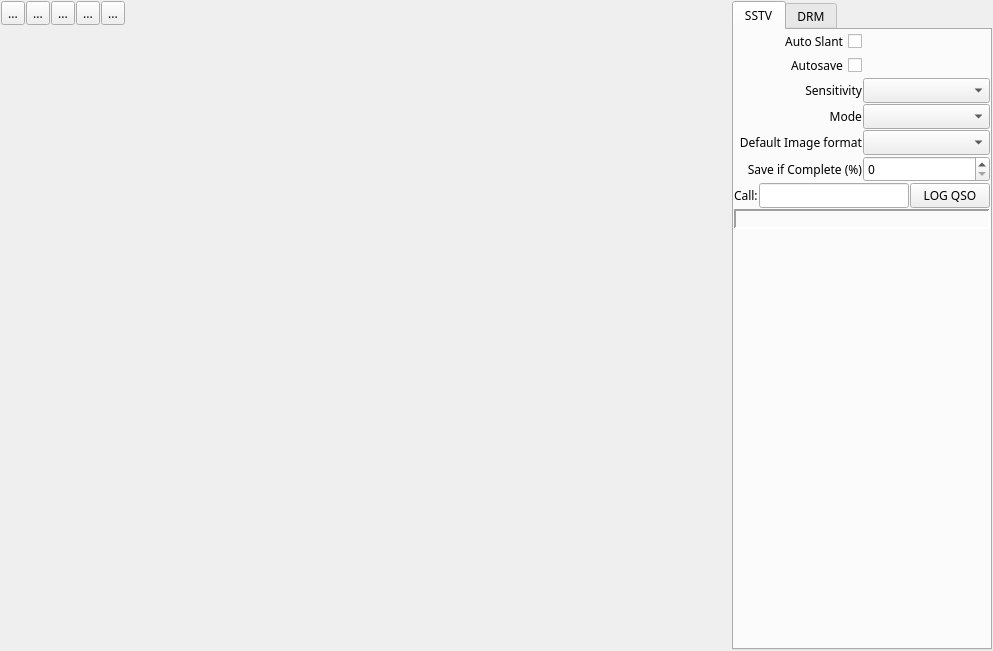
<?xml version="1.0" encoding="UTF-8"?>
<ui version="4.0">
 <class>rxWidget</class>
 <widget class="QWidget" name="rxWidget">
  <property name="geometry">
   <rect>
    <x>0</x>
    <y>0</y>
    <width>993</width>
    <height>651</height>
   </rect>
  </property>
  <property name="sizePolicy">
   <sizepolicy hsizetype="Preferred" vsizetype="Preferred">
    <horstretch>0</horstretch>
    <verstretch>0</verstretch>
   </sizepolicy>
  </property>
  <property name="minimumSize">
   <size>
    <width>0</width>
    <height>20</height>
   </size>
  </property>
  <property name="font">
   <font>
    <family>Ubuntu Mono</family>
    <pointsize>9</pointsize>
    <weight>50</weight>
    <italic>false</italic>
    <bold>false</bold>
   </font>
  </property>
  <property name="windowTitle">
   <string>Form</string>
  </property>
  <layout class="QVBoxLayout" name="verticalLayout_3">
   <property name="spacing">
    <number>1</number>
   </property>
   <property name="leftMargin">
    <number>1</number>
   </property>
   <property name="topMargin">
    <number>1</number>
   </property>
   <property name="rightMargin">
    <number>1</number>
   </property>
   <property name="bottomMargin">
    <number>1</number>
   </property>
   <item>
    <layout class="QHBoxLayout" name="horizontalLayout_4" stretch="2,0,0">
     <property name="spacing">
      <number>1</number>
     </property>
     <item>
      <layout class="QVBoxLayout" name="verticalLayout_4" stretch="0,0">
       <item>
        <layout class="QHBoxLayout" name="horizontalLayout_3">
         <item>
          <widget class="QToolButton" name="startToolButton">
           <property name="toolTip">
            <string>Start receiver</string>
           </property>
           <property name="statusTip">
            <string>Status Start receiver</string>
           </property>
           <property name="text">
            <string>...</string>
           </property>
           <property name="icon">
            <iconset resource="../qsstv.qrc">
             <normaloff>:/icons/start.png</normaloff>:/icons/start.png</iconset>
           </property>
          </widget>
         </item>
         <item>
          <widget class="QToolButton" name="stopToolButton">
           <property name="toolTip">
            <string>Stop receiver</string>
           </property>
           <property name="statusTip">
            <string>Stop receiver</string>
           </property>
           <property name="text">
            <string>...</string>
           </property>
           <property name="icon">
            <iconset resource="../qsstv.qrc">
             <normaloff>:/icons/stop.png</normaloff>:/icons/stop.png</iconset>
           </property>
          </widget>
         </item>
         <item>
          <widget class="QToolButton" name="resyncToolButton">
           <property name="toolTip">
            <string>Restart receiver</string>
           </property>
           <property name="statusTip">
            <string>Restart receiver</string>
           </property>
           <property name="text">
            <string>...</string>
           </property>
           <property name="icon">
            <iconset resource="../qsstv.qrc">
             <normaloff>:/icons/replay.png</normaloff>:/icons/replay.png</iconset>
           </property>
          </widget>
         </item>
         <item>
          <widget class="QToolButton" name="saveToolButton">
           <property name="toolTip">
            <string>Save image</string>
           </property>
           <property name="statusTip">
            <string>Save Image</string>
           </property>
           <property name="text">
            <string>...</string>
           </property>
           <property name="icon">
            <iconset resource="../qsstv.qrc">
             <normaloff>:/icons/filesave.png</normaloff>:/icons/filesave.png</iconset>
           </property>
          </widget>
         </item>
         <item>
          <widget class="QToolButton" name="eraseToolButton">
           <property name="text">
            <string>...</string>
           </property>
           <property name="icon">
            <iconset resource="../qsstv.qrc">
             <normaloff>:/icons/eraser.png</normaloff>:/icons/eraser.png</iconset>
           </property>
          </widget>
         </item>
         <item>
          <spacer name="horizontalSpacer">
           <property name="orientation">
            <enum>Qt::Horizontal</enum>
           </property>
           <property name="sizeHint" stdset="0">
            <size>
             <width>40</width>
             <height>20</height>
            </size>
           </property>
          </spacer>
         </item>
        </layout>
       </item>
       <item>
        <widget class="imageViewer" name="imageFrame" native="true">
         <property name="sizePolicy">
          <sizepolicy hsizetype="Preferred" vsizetype="Preferred">
           <horstretch>1</horstretch>
           <verstretch>1</verstretch>
          </sizepolicy>
         </property>
         <property name="minimumSize">
          <size>
           <width>280</width>
           <height>200</height>
          </size>
         </property>
         <property name="maximumSize">
          <size>
           <width>16777215</width>
           <height>16777215</height>
          </size>
         </property>
        </widget>
       </item>
      </layout>
     </item>
     <item>
      <layout class="QVBoxLayout" name="verticalLayout_5">
       <property name="spacing">
        <number>2</number>
       </property>
       <item>
        <widget class="vuMeter" name="syncWidget" native="true">
         <property name="minimumSize">
          <size>
           <width>18</width>
           <height>0</height>
          </size>
         </property>
         <property name="maximumSize">
          <size>
           <width>18</width>
           <height>16777215</height>
          </size>
         </property>
        </widget>
       </item>
       <item>
        <widget class="vuMeter" name="vuWidget" native="true">
         <property name="minimumSize">
          <size>
           <width>18</width>
           <height>0</height>
          </size>
         </property>
         <property name="maximumSize">
          <size>
           <width>18</width>
           <height>16777215</height>
          </size>
         </property>
        </widget>
       </item>
      </layout>
     </item>
     <item>
      <widget class="QTabWidget" name="settingsTableWidget">
       <property name="enabled">
        <bool>true</bool>
       </property>
       <property name="sizePolicy">
        <sizepolicy hsizetype="Fixed" vsizetype="Expanding">
         <horstretch>0</horstretch>
         <verstretch>0</verstretch>
        </sizepolicy>
       </property>
       <property name="minimumSize">
        <size>
         <width>0</width>
         <height>0</height>
        </size>
       </property>
       <property name="maximumSize">
        <size>
         <width>16777215</width>
         <height>16777215</height>
        </size>
       </property>
       <property name="currentIndex">
        <number>0</number>
       </property>
       <widget class="QWidget" name="sstvTab">
        <attribute name="title">
         <string>SSTV</string>
        </attribute>
        <layout class="QVBoxLayout" name="verticalLayout_2">
         <property name="spacing">
          <number>1</number>
         </property>
         <property name="leftMargin">
          <number>0</number>
         </property>
         <property name="topMargin">
          <number>0</number>
         </property>
         <property name="rightMargin">
          <number>0</number>
         </property>
         <property name="bottomMargin">
          <number>0</number>
         </property>
         <item>
          <layout class="QGridLayout" name="gridLayout_2">
           <property name="spacing">
            <number>1</number>
           </property>
           <item row="4" column="2">
            <widget class="QComboBox" name="defaultImageFormatComboBox"/>
           </item>
           <item row="2" column="0">
            <widget class="QLabel" name="sensitivityLabel">
             <property name="toolTip">
              <string>Sensitivity - Higher is more sensitive</string>
             </property>
             <property name="statusTip">
              <string>Sensitivity - Higher is more sensitive</string>
             </property>
             <property name="text">
              <string>Sensitivity</string>
             </property>
             <property name="alignment">
              <set>Qt::AlignRight|Qt::AlignTrailing|Qt::AlignVCenter</set>
             </property>
            </widget>
           </item>
           <item row="4" column="0">
            <widget class="QLabel" name="imageFormatLabel">
             <property name="text">
              <string>Default Image format</string>
             </property>
             <property name="alignment">
              <set>Qt::AlignRight|Qt::AlignTrailing|Qt::AlignVCenter</set>
             </property>
            </widget>
           </item>
           <item row="3" column="0">
            <widget class="QLabel" name="modeLabel">
             <property name="text">
              <string>Mode</string>
             </property>
             <property name="alignment">
              <set>Qt::AlignRight|Qt::AlignTrailing|Qt::AlignVCenter</set>
             </property>
            </widget>
           </item>
           <item row="1" column="0">
            <widget class="QCheckBox" name="autoSaveCheckBox">
             <property name="toolTip">
              <string>Save image when complete</string>
             </property>
             <property name="statusTip">
              <string>Save image when complete</string>
             </property>
             <property name="layoutDirection">
              <enum>Qt::RightToLeft</enum>
             </property>
             <property name="text">
              <string>Autosave</string>
             </property>
            </widget>
           </item>
           <item row="3" column="2">
            <widget class="QComboBox" name="sstvModeComboBox"/>
           </item>
           <item row="2" column="2">
            <widget class="QComboBox" name="sensitivityComboBox"/>
           </item>
           <item row="0" column="0">
            <widget class="QCheckBox" name="autoSlantAdjustCheckBox">
             <property name="toolTip">
              <string>Correct slant automatically</string>
             </property>
             <property name="statusTip">
              <string>Correct slant automatically</string>
             </property>
             <property name="layoutDirection">
              <enum>Qt::RightToLeft</enum>
             </property>
             <property name="text">
              <string>Auto Slant</string>
             </property>
            </widget>
           </item>
           <item row="5" column="0">
            <widget class="QLabel" name="saveLabel">
             <property name="text">
              <string>Save if Complete (%)</string>
             </property>
             <property name="alignment">
              <set>Qt::AlignRight|Qt::AlignTrailing|Qt::AlignVCenter</set>
             </property>
            </widget>
           </item>
           <item row="5" column="2">
            <widget class="QSpinBox" name="completeSpinBox"/>
           </item>
          </layout>
         </item>
         <item>
          <layout class="QHBoxLayout" name="horizontalLayout" stretch="0,0,0">
           <item>
            <widget class="QLabel" name="callLabel">
             <property name="text">
              <string>Call:</string>
             </property>
            </widget>
           </item>
           <item>
            <widget class="QLineEdit" name="callLineEdit"/>
           </item>
           <item>
            <widget class="QPushButton" name="logPushButton">
             <property name="text">
              <string>LOG QSO</string>
             </property>
            </widget>
           </item>
          </layout>
         </item>
         <item>
          <widget class="QLabel" name="sstvStatusLineEdit">
           <property name="minimumSize">
            <size>
             <width>0</width>
             <height>0</height>
            </size>
           </property>
           <property name="frameShape">
            <enum>QFrame::Panel</enum>
           </property>
           <property name="frameShadow">
            <enum>QFrame::Sunken</enum>
           </property>
           <property name="lineWidth">
            <number>2</number>
           </property>
           <property name="text">
            <string/>
           </property>
          </widget>
         </item>
         <item>
          <spacer name="verticalSpacer">
           <property name="orientation">
            <enum>Qt::Vertical</enum>
           </property>
           <property name="sizeHint" stdset="0">
            <size>
             <width>17</width>
             <height>0</height>
            </size>
           </property>
          </spacer>
         </item>
        </layout>
       </widget>
       <widget class="QWidget" name="drmTab">
        <attribute name="title">
         <string>DRM</string>
        </attribute>
        <layout class="QVBoxLayout" name="verticalLayout_6" stretch="0,0,0,1,0,0">
         <property name="spacing">
          <number>1</number>
         </property>
         <property name="leftMargin">
          <number>0</number>
         </property>
         <property name="topMargin">
          <number>0</number>
         </property>
         <property name="rightMargin">
          <number>0</number>
         </property>
         <property name="bottomMargin">
          <number>0</number>
         </property>
         <item>
          <widget class="drmStatusFrame" name="drmStatusWidget">
           <property name="minimumSize">
            <size>
             <width>0</width>
             <height>120</height>
            </size>
           </property>
           <property name="frameShape">
            <enum>QFrame::StyledPanel</enum>
           </property>
           <property name="frameShadow">
            <enum>QFrame::Raised</enum>
           </property>
          </widget>
         </item>
         <item>
          <widget class="QPlainTextEdit" name="drmStatusLineEdit">
           <property name="sizePolicy">
            <sizepolicy hsizetype="Preferred" vsizetype="Preferred">
             <horstretch>0</horstretch>
             <verstretch>0</verstretch>
            </sizepolicy>
           </property>
           <property name="minimumSize">
            <size>
             <width>0</width>
             <height>0</height>
            </size>
           </property>
           <property name="maximumSize">
            <size>
             <width>16777215</width>
             <height>40</height>
            </size>
           </property>
           <property name="readOnly">
            <bool>true</bool>
           </property>
          </widget>
         </item>
         <item>
          <layout class="QHBoxLayout" name="horizontalLayout_5">
           <item>
            <layout class="QVBoxLayout" name="drmLayout4" stretch="0,1">
             <property name="spacing">
              <number>1</number>
             </property>
             <item>
              <widget class="QLabel" name="drmFACLabel">
               <property name="text">
                <string>FAC</string>
               </property>
               <property name="alignment">
                <set>Qt::AlignCenter</set>
               </property>
              </widget>
             </item>
             <item>
              <widget class="drmConstellationFrame" name="drmFACWidget">
               <property name="minimumSize">
                <size>
                 <width>0</width>
                 <height>85</height>
                </size>
               </property>
               <property name="maximumSize">
                <size>
                 <width>16777215</width>
                 <height>120</height>
                </size>
               </property>
               <property name="palette">
                <palette>
                 <active>
                  <colorrole role="WindowText">
                   <brush brushstyle="SolidPattern">
                    <color alpha="255">
                     <red>76</red>
                     <green>76</green>
                     <blue>76</blue>
                    </color>
                   </brush>
                  </colorrole>
                  <colorrole role="Light">
                   <brush brushstyle="SolidPattern">
                    <color alpha="255">
                     <red>197</red>
                     <green>197</green>
                     <blue>197</blue>
                    </color>
                   </brush>
                  </colorrole>
                  <colorrole role="Dark">
                   <brush brushstyle="SolidPattern">
                    <color alpha="255">
                     <red>0</red>
                     <green>0</green>
                     <blue>0</blue>
                    </color>
                   </brush>
                  </colorrole>
                  <colorrole role="Text">
                   <brush brushstyle="SolidPattern">
                    <color alpha="255">
                     <red>60</red>
                     <green>60</green>
                     <blue>60</blue>
                    </color>
                   </brush>
                  </colorrole>
                  <colorrole role="ButtonText">
                   <brush brushstyle="SolidPattern">
                    <color alpha="255">
                     <red>76</red>
                     <green>76</green>
                     <blue>76</blue>
                    </color>
                   </brush>
                  </colorrole>
                 </active>
                 <inactive>
                  <colorrole role="WindowText">
                   <brush brushstyle="SolidPattern">
                    <color alpha="255">
                     <red>76</red>
                     <green>76</green>
                     <blue>76</blue>
                    </color>
                   </brush>
                  </colorrole>
                  <colorrole role="Light">
                   <brush brushstyle="SolidPattern">
                    <color alpha="255">
                     <red>197</red>
                     <green>197</green>
                     <blue>197</blue>
                    </color>
                   </brush>
                  </colorrole>
                  <colorrole role="Dark">
                   <brush brushstyle="SolidPattern">
                    <color alpha="255">
                     <red>0</red>
                     <green>0</green>
                     <blue>0</blue>
                    </color>
                   </brush>
                  </colorrole>
                  <colorrole role="Text">
                   <brush brushstyle="SolidPattern">
                    <color alpha="255">
                     <red>60</red>
                     <green>60</green>
                     <blue>60</blue>
                    </color>
                   </brush>
                  </colorrole>
                  <colorrole role="ButtonText">
                   <brush brushstyle="SolidPattern">
                    <color alpha="255">
                     <red>76</red>
                     <green>76</green>
                     <blue>76</blue>
                    </color>
                   </brush>
                  </colorrole>
                 </inactive>
                 <disabled>
                  <colorrole role="WindowText">
                   <brush brushstyle="SolidPattern">
                    <color alpha="255">
                     <red>0</red>
                     <green>0</green>
                     <blue>0</blue>
                    </color>
                   </brush>
                  </colorrole>
                  <colorrole role="Light">
                   <brush brushstyle="SolidPattern">
                    <color alpha="255">
                     <red>197</red>
                     <green>197</green>
                     <blue>197</blue>
                    </color>
                   </brush>
                  </colorrole>
                  <colorrole role="Dark">
                   <brush brushstyle="SolidPattern">
                    <color alpha="255">
                     <red>0</red>
                     <green>0</green>
                     <blue>0</blue>
                    </color>
                   </brush>
                  </colorrole>
                  <colorrole role="Text">
                   <brush brushstyle="SolidPattern">
                    <color alpha="255">
                     <red>0</red>
                     <green>0</green>
                     <blue>0</blue>
                    </color>
                   </brush>
                  </colorrole>
                  <colorrole role="ButtonText">
                   <brush brushstyle="SolidPattern">
                    <color alpha="255">
                     <red>0</red>
                     <green>0</green>
                     <blue>0</blue>
                    </color>
                   </brush>
                  </colorrole>
                 </disabled>
                </palette>
               </property>
               <property name="frameShape">
                <enum>QFrame::Panel</enum>
               </property>
               <property name="frameShadow">
                <enum>QFrame::Sunken</enum>
               </property>
               <property name="lineWidth">
                <number>3</number>
               </property>
              </widget>
             </item>
            </layout>
           </item>
           <item>
            <layout class="QVBoxLayout" name="verticalLayout" stretch="0,1">
             <property name="spacing">
              <number>1</number>
             </property>
             <item>
              <widget class="QLabel" name="drmMSCLabel">
               <property name="text">
                <string>MSC</string>
               </property>
               <property name="alignment">
                <set>Qt::AlignCenter</set>
               </property>
              </widget>
             </item>
             <item>
              <widget class="drmConstellationFrame" name="drmMSCWidget">
               <property name="minimumSize">
                <size>
                 <width>0</width>
                 <height>85</height>
                </size>
               </property>
               <property name="maximumSize">
                <size>
                 <width>16777215</width>
                 <height>120</height>
                </size>
               </property>
               <property name="palette">
                <palette>
                 <active>
                  <colorrole role="WindowText">
                   <brush brushstyle="SolidPattern">
                    <color alpha="255">
                     <red>76</red>
                     <green>76</green>
                     <blue>76</blue>
                    </color>
                   </brush>
                  </colorrole>
                  <colorrole role="Light">
                   <brush brushstyle="SolidPattern">
                    <color alpha="255">
                     <red>197</red>
                     <green>197</green>
                     <blue>197</blue>
                    </color>
                   </brush>
                  </colorrole>
                  <colorrole role="Dark">
                   <brush brushstyle="SolidPattern">
                    <color alpha="255">
                     <red>0</red>
                     <green>0</green>
                     <blue>0</blue>
                    </color>
                   </brush>
                  </colorrole>
                  <colorrole role="Text">
                   <brush brushstyle="SolidPattern">
                    <color alpha="255">
                     <red>60</red>
                     <green>60</green>
                     <blue>60</blue>
                    </color>
                   </brush>
                  </colorrole>
                  <colorrole role="ButtonText">
                   <brush brushstyle="SolidPattern">
                    <color alpha="255">
                     <red>76</red>
                     <green>76</green>
                     <blue>76</blue>
                    </color>
                   </brush>
                  </colorrole>
                 </active>
                 <inactive>
                  <colorrole role="WindowText">
                   <brush brushstyle="SolidPattern">
                    <color alpha="255">
                     <red>76</red>
                     <green>76</green>
                     <blue>76</blue>
                    </color>
                   </brush>
                  </colorrole>
                  <colorrole role="Light">
                   <brush brushstyle="SolidPattern">
                    <color alpha="255">
                     <red>197</red>
                     <green>197</green>
                     <blue>197</blue>
                    </color>
                   </brush>
                  </colorrole>
                  <colorrole role="Dark">
                   <brush brushstyle="SolidPattern">
                    <color alpha="255">
                     <red>0</red>
                     <green>0</green>
                     <blue>0</blue>
                    </color>
                   </brush>
                  </colorrole>
                  <colorrole role="Text">
                   <brush brushstyle="SolidPattern">
                    <color alpha="255">
                     <red>60</red>
                     <green>60</green>
                     <blue>60</blue>
                    </color>
                   </brush>
                  </colorrole>
                  <colorrole role="ButtonText">
                   <brush brushstyle="SolidPattern">
                    <color alpha="255">
                     <red>76</red>
                     <green>76</green>
                     <blue>76</blue>
                    </color>
                   </brush>
                  </colorrole>
                 </inactive>
                 <disabled>
                  <colorrole role="WindowText">
                   <brush brushstyle="SolidPattern">
                    <color alpha="255">
                     <red>0</red>
                     <green>0</green>
                     <blue>0</blue>
                    </color>
                   </brush>
                  </colorrole>
                  <colorrole role="Light">
                   <brush brushstyle="SolidPattern">
                    <color alpha="255">
                     <red>197</red>
                     <green>197</green>
                     <blue>197</blue>
                    </color>
                   </brush>
                  </colorrole>
                  <colorrole role="Dark">
                   <brush brushstyle="SolidPattern">
                    <color alpha="255">
                     <red>0</red>
                     <green>0</green>
                     <blue>0</blue>
                    </color>
                   </brush>
                  </colorrole>
                  <colorrole role="Text">
                   <brush brushstyle="SolidPattern">
                    <color alpha="255">
                     <red>0</red>
                     <green>0</green>
                     <blue>0</blue>
                    </color>
                   </brush>
                  </colorrole>
                  <colorrole role="ButtonText">
                   <brush brushstyle="SolidPattern">
                    <color alpha="255">
                     <red>0</red>
                     <green>0</green>
                     <blue>0</blue>
                    </color>
                   </brush>
                  </colorrole>
                 </disabled>
                </palette>
               </property>
               <property name="frameShape">
                <enum>QFrame::Panel</enum>
               </property>
               <property name="frameShadow">
                <enum>QFrame::Sunken</enum>
               </property>
               <property name="lineWidth">
                <number>3</number>
               </property>
              </widget>
             </item>
            </layout>
           </item>
          </layout>
         </item>
         <item>
          <spacer name="verticalSpacer_2">
           <property name="orientation">
            <enum>Qt::Vertical</enum>
           </property>
           <property name="sizeType">
            <enum>QSizePolicy::Expanding</enum>
           </property>
           <property name="sizeHint" stdset="0">
            <size>
             <width>20</width>
             <height>150</height>
            </size>
           </property>
          </spacer>
         </item>
         <item>
          <layout class="QHBoxLayout" name="horizontalLayout_2">
           <item>
            <spacer name="horizontalSpacer_2">
             <property name="orientation">
              <enum>Qt::Horizontal</enum>
             </property>
             <property name="sizeHint" stdset="0">
              <size>
               <width>40</width>
               <height>20</height>
              </size>
             </property>
            </spacer>
           </item>
           <item>
            <widget class="QPushButton" name="whoPushButton">
             <property name="text">
              <string>Who is on?</string>
             </property>
            </widget>
           </item>
          </layout>
         </item>
         <item>
          <widget class="QPlainTextEdit" name="rxNotificationList">
           <property name="sizePolicy">
            <sizepolicy hsizetype="Expanding" vsizetype="Maximum">
             <horstretch>0</horstretch>
             <verstretch>0</verstretch>
            </sizepolicy>
           </property>
           <property name="minimumSize">
            <size>
             <width>0</width>
             <height>20</height>
            </size>
           </property>
           <property name="maximumSize">
            <size>
             <width>16777215</width>
             <height>16777215</height>
            </size>
           </property>
           <property name="baseSize">
            <size>
             <width>0</width>
             <height>0</height>
            </size>
           </property>
           <property name="contextMenuPolicy">
            <enum>Qt::NoContextMenu</enum>
           </property>
           <property name="acceptDrops">
            <bool>false</bool>
           </property>
           <property name="toolTip">
            <string>Rx Notifications seen for the last DRM Hybrid Item.
You usually only get a partial list due to timing, internet speeds, and the sender having read and deleted them already.</string>
           </property>
           <property name="lineWrapMode">
            <enum>QPlainTextEdit::NoWrap</enum>
           </property>
           <property name="readOnly">
            <bool>true</bool>
           </property>
           <property name="tabStopWidth">
            <number>8</number>
           </property>
          </widget>
         </item>
        </layout>
       </widget>
      </widget>
     </item>
    </layout>
   </item>
  </layout>
 </widget>
 <customwidgets>
  <customwidget>
   <class>imageViewer</class>
   <extends>QWidget</extends>
   <header>widgets/imageviewer.h</header>
   <container>1</container>
  </customwidget>
  <customwidget>
   <class>vuMeter</class>
   <extends>QWidget</extends>
   <header>widgets/vumeter.h</header>
   <container>1</container>
  </customwidget>
  <customwidget>
   <class>drmStatusFrame</class>
   <extends>QFrame</extends>
   <header>drmrx/drmstatusframe.h</header>
   <container>1</container>
  </customwidget>
  <customwidget>
   <class>drmConstellationFrame</class>
   <extends>QFrame</extends>
   <header>drmrx/drmconstellationframe.h</header>
   <container>1</container>
  </customwidget>
 </customwidgets>
 <resources>
  <include location="../qsstv.qrc"/>
 </resources>
 <connections/>
</ui>
